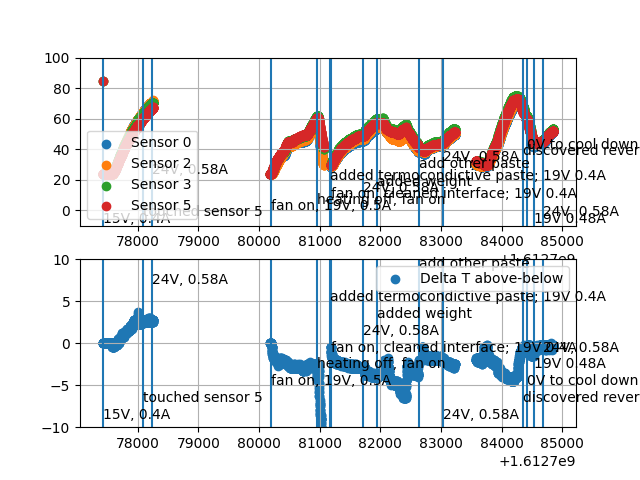

Reproduce this figure in Python.
from numpy import genfromtxt
import matplotlib.pyplot as plt
my_data = genfromtxt('../Data/Feb_8th_2021.txt', delimiter=' ')
mystates = {"Off":0, "Initialized":1, "Ready":2,"HeatingOn":3, "HeatingOff":4 ,"DumpResults":5}
my_curated_data = my_data[:,[0,4,8,9,10,11,12,13,14,15]]


timestamp_moments= {    1612777420: "15V, 0.4A",
                        1612778093:"touched sensor 5",
                        1612780191: "fan on, 19V, 0.5A",
                        1612780947: "heating off, fan on",
                        1612781186: "fan on, cleaned interface; 19V 0.4A",
                        1612781720: "24V, 0.58A",
                        1612781938: "added weight",
                        1612781170: "added termocondictive paste; 19V 0.4A",
                        1612778229: "24V, 0.58A",
                        1612782640: "add other paste",
                        1612783030: "24V, 0.58A",
                        1612784359: "discovered reversed fan; removed paste and added foil",
                        1612784422: "0V to cool down",
                        1612784528: "19V 0.48A",
                        1612784687:  "24V, 0.58A"                       }


#sensors
# 0,1,2,3,4,5,6,7
#position in curated data
# 2,3,4,5,6,7,8,9

#typically ABOVE are sensors 0,2; below sensors 3,5
    
delta_T_Above_minus_below = ( (my_curated_data[:,4]+my_curated_data[:,2])-(my_curated_data[:,7]+my_curated_data[:,5]) ) / 2
    
fig, ax = plt.subplots(2)

#sensors
ax[0].scatter(my_curated_data[:,0],my_curated_data[:,2], label = 'Sensor 0')
ax[0].scatter(my_curated_data[:,0],my_curated_data[:,4], label = 'Sensor 2')
ax[0].scatter(my_curated_data[:,0],my_curated_data[:,5], label = 'Sensor 3')
ax[0].scatter(my_curated_data[:,0],my_curated_data[:,7], label = 'Sensor 5')
ax[0].set_ylim([-10,100])

trans = ax[0].get_xaxis_transform()
delta =-8

for i in timestamp_moments:
    ax[0].vlines(i,-10,100)
    ax[0].text(i,delta,timestamp_moments[i])
    delta = delta+4
    if (delta>40):
        delta=-8

ax[0].legend()
ax[0].grid(True)


ax[1].scatter(my_curated_data[:,0],delta_T_Above_minus_below, label = 'Delta T above-below')
ax[1].legend()
ax[1].grid(True)
ax[1].set_ylim([-10,10])

trans = ax[1].get_xaxis_transform()
delta = -9

for i in timestamp_moments:
    ax[1].vlines(i,-1000,1000)
    ax[1].text(i,delta,timestamp_moments[i])
    delta = delta+2
    if (delta>9):
        delta=-9

plt.savefig("Feb_8th_2021.png")


plt.show()


